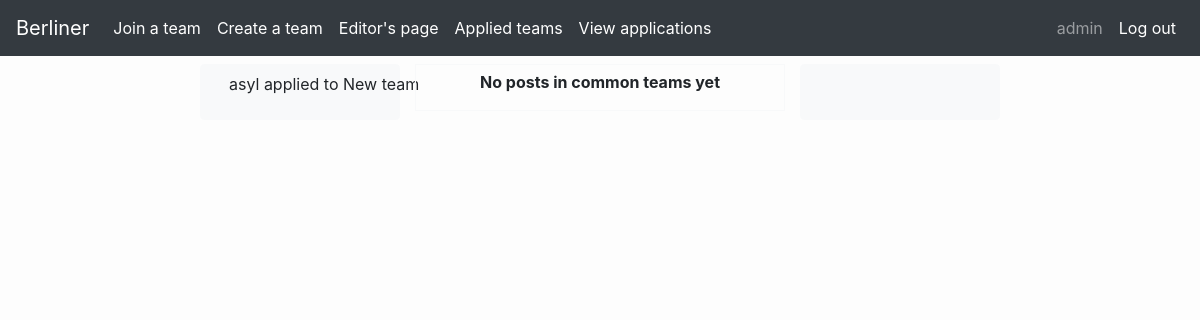
The page /application/ (signed in) on the database as committed earlier.
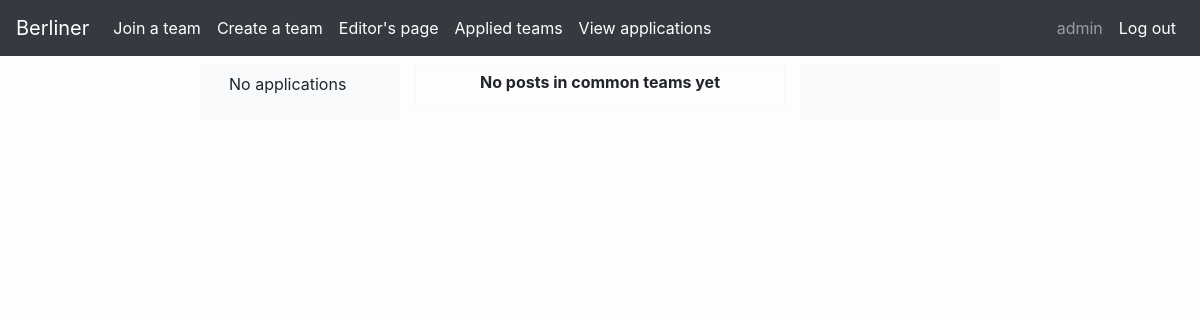
The same page on the database as committed later.
### logedin/models.py (models this page shows)
class Application(models.Model):
    applicant = models.ForeignKey(CustomUser, on_delete=models.CASCADE)
    team = models.ForeignKey(Team, on_delete=models.CASCADE)
    comment = models.CharField(default="", max_length=200)
    def __str__(self) -> str:
        return self.applicant.username + " applied to " + self.team.name

class Team(models.Model):
    teamLeader = models.ForeignKey(CustomUser, on_delete=models.CASCADE, related_name="createdTeams", related_query_name="createdTeam")
    members = models.ManyToManyField(CustomUser, through='Membership', through_fields=('team', 'member'), related_name="memberTeams", related_query_name="memberTeam")
    applicants = models.ManyToManyField(CustomUser, through='Application', through_fields=('team', 'applicant'))
    name = models.CharField(default="New team", max_length=30, unique=True)
    description = models.CharField(default="Recently created team", max_length=60)

### users/models.py (models this page shows)
class CustomUser(AbstractUser):
    birthDate = models.DateTimeField(null=True)
    class Meta:
        pass

### logedin/views.py (the view, shortened to what this page needs)
# urls.py: path('application/', views.ListApplicationsView.as_view(), name='applications'),
class ListApplicationsView(LoginRequiredMixin, ListView):
    login_url = 'signup'
    template_name = 'logedin/applications.html'
    context_object_name = 'object'
    def get_queryset(self):
        mySet = {
        'applications': Application.objects.filter(team__teamLeader=self.request.user)
        }
        return mySet

### templates/logedin/applications.html (shortened to what this page needs)
{% extends 'base/base_logedin.html' %}
{% load static %}
{% block menu %}
    <div id="applications">
        {% for application in object.applications %}
        <p class="application" data-details="{{ application }}"><a class="btn">{{ application }}</a></p>
        {% empty %}
        <p class="application" data-details="No applications"><a class="btn">No applications</a></p>
        {% endfor %}
    </div>
{% endblock %}
{% block main %}
    {% for post in object.posts %}
    <div class="post border border-light">
        <p class="post-header"><b>{{ post.author.first_name }} {{ post.author.last_name }}</b> @<i>{{ post.team.name }}:</i> </p>
        <p class="post-body">{{ post.content }}</p>
        <p class="post-footer"></p>
    </div>
    {% empty %}
    <div class="post border border-light">
        <p class="post-header"><b>No posts in common teams yet</b></p>
    </div>
    {% endfor %}
{% endblock %}

Rows that differ between the two databases and show on the page:
removed Application: applicant+team "asyl applied to New team"
Other text that changed with them:
text now shown: "No applications"
